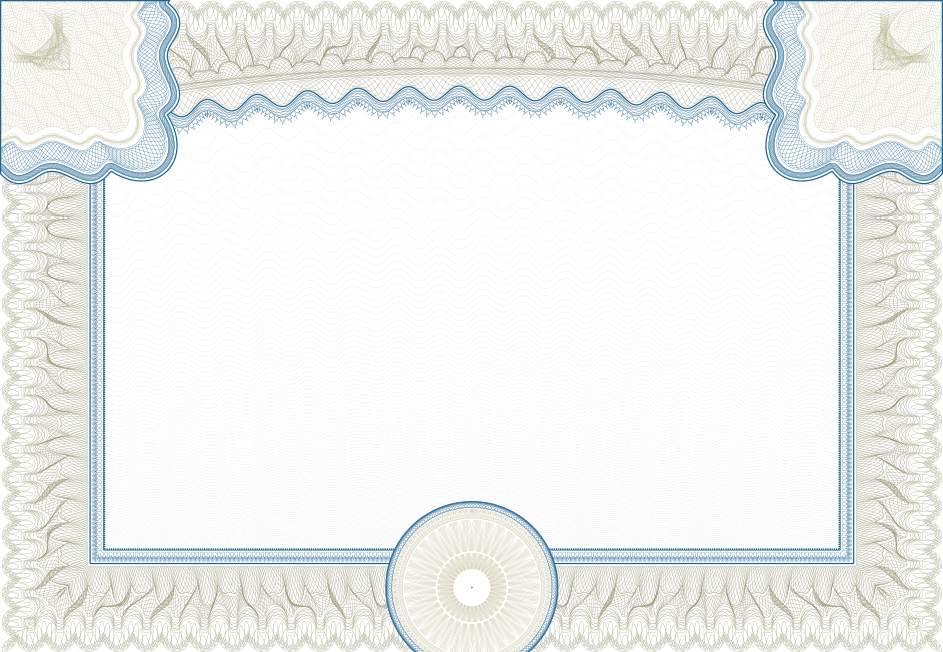
#> input picture Images/diplome-BG.png, 943 x 652 px, found by its file name
$ python generate_basic_diploma.py Images/diplome-BG.png Images/diplome-BG.png Images/diplome-BG.png
#> lines starting #> are read from the running program, lines starting #| are printed output that depends on the picture
from PIL import Image
from PIL import ImageFont
from PIL import ImageDraw

# Question 3


def add_text(img, text, x, y, size):
    """
    :param img:
    :type img: any
    :param text:
    :type text: str
    :param x: the X position on the img
    :type x: int
    :param y: the Y position on the img
    :type y: int
    :param size: Font size
    :type size: int
    :return: void
    :rtype:
    """
    draw = ImageDraw.Draw(img)
    font = ImageFont.truetype("images/sans.ttf", size)
    draw.text((x, y), text, "black", font)


def main(name, average, output):
    """
    :param name: Name of student
    :type name: str
    :param average:
    :type average: float
    :param output: Diploma
    :type output: str
    :return: void
    :rtype:
    """
#> called with name = 'Images/diplome-BG.png', average = 'Images/diplome-BG.png', output = 'Images/diplome-BG.png'
    img = Image.open('images/diplome-BG.png')  # ouverture de l'image contenue dans un fichier
#> img is the input picture: PIL image 943x652 RGBA; mean R, G, B, A 238.7, 240.5, 239.1, 255
    add_text(img, 'Diplôme', 350, 150, 60)
    add_text(img, 'Master d\'origami', 310, 250, 40)
    add_text(img, name + ' à réussi la formation', 230, 350, 32)
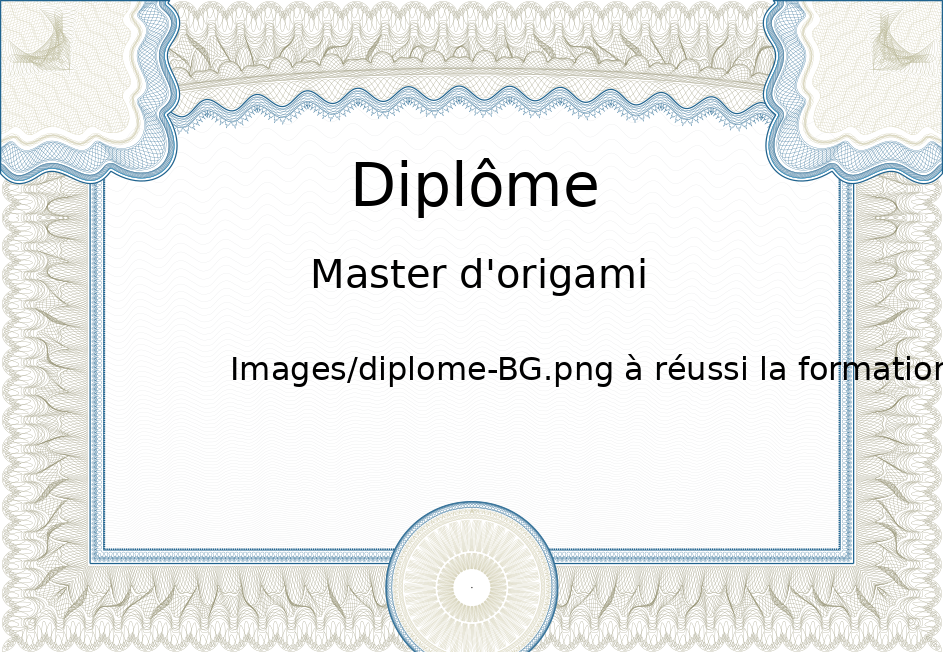
#> img: PIL image 943x652 RGBA; mean R, G, B, A 234, 235.9, 234.5, 255
    add_text(img, 'avec une moyenne de ' + str(average), 300, 420, 25)
    img.save(output)


if __name__ == "__main__":
    import sys

    if len(sys.argv) != 4:
        print("usage: {} image msg output".format(sys.argv[0]))
        sys.exit(1)
    main(sys.argv[1], sys.argv[2], sys.argv[3])
